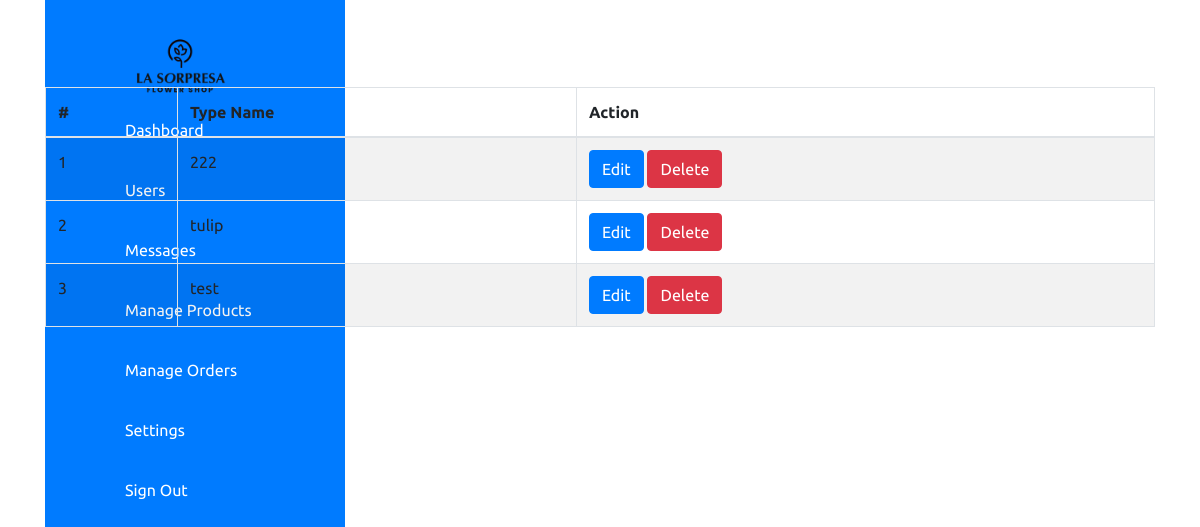
The app's page /admin/settings/type.php (signed in), older data.
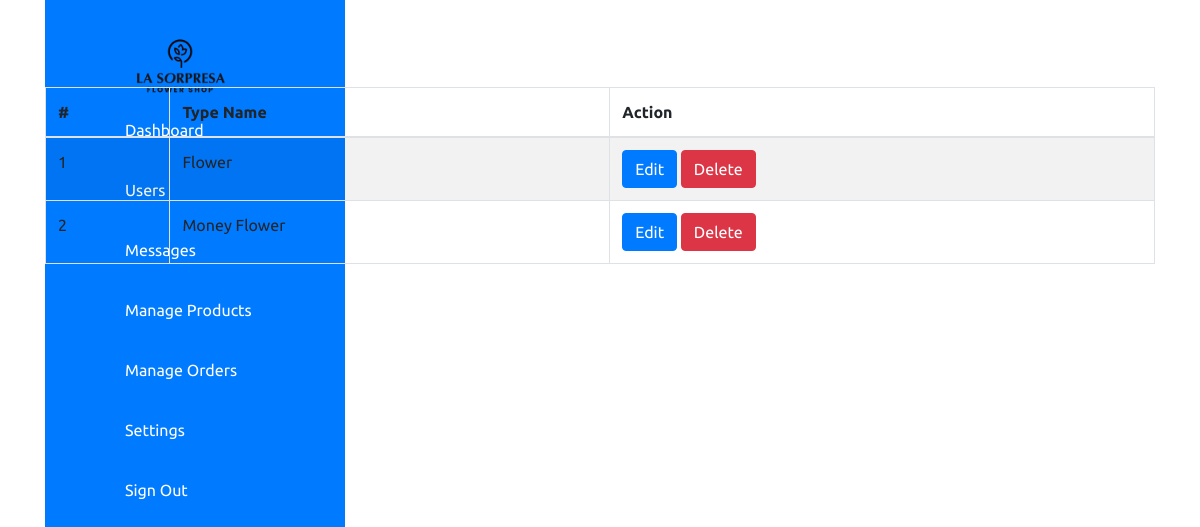
The same page, newer data.
### tables this page shows
CREATE TABLE `type` (
  `type_id` int(11) NOT NULL,
  `type_name` varchar(255) NOT NULL
);

### admin/settings/type.php (the view, shortened to what this page needs)
<?php require("../header.php") ?>
<body>
    <div class="container">
        <div class="navigation">
            <ul>
                <li>
                    <a href="#">
                        <div class="logo-container">
                            <img src="../images/logo.png" alt="Logo" class="logo" />
                        </div>
                        <span class="title"></span>
                    </a>
                </li>
                <li>
                    <a href="../dashboard.php">
                        <span class="icon">
                        </span>
                        <span class="title">Dashboard</span>
                    </a>
                </li>
                <li>
                    <a href="../users.php">
                        <span class="icon">
                        </span>
                        <span class="title">Users</span>
                    </a>
                </li>
                <li>
                    <a href="#">
                        <span class="icon">
                        </span>
                        <span class="title">Messages</span>
                    </a>
                </li>
                <li>
                    <a href="../product/product.php">
                        <span class="icon">
                        </span>
                        <span class="title">Manage Products</span>
                    </a>
                </li>
                <li>
                    <a href="#">
                        <span class="icon">
                        </span>
                        <span class="title">Manage Orders</span>
                    </a>
                </li>
                <li>
                    <a href="../settings.php">
                        <span class="icon">
                        </span>
                        <span class="title">Settings</span>
                    </a>
                </li>
                <li>
                    <a href="../logout.php">
                        <span class="icon">
                        </span>
                        <span class="title">Sign Out</span>
                    </a>
                </li>
            </ul>
        </div>
<section class="content-header">
	<div class="content-header-left">
		<h1>View Type</h1>
	</div>
	<div class="content-header-right">
		<a href="type-add.php" class="btn btn-primary btn-sm">Add New</a>
	</div>
</section>
<section class="content">
  <div class="row">
    <div class="col-md-12">
      <div class="box box-info">
        <div class="box-body table-responsive">
          <table id="example1" class="table table-bordered table-hover table-striped">
			<thead>
			    <tr>
			        <th>#</th>
			        <th>Type Name</th>
			        <th>Action</th>
			    </tr>
			</thead>
            <tbody>
            	<?php
            	$i=0;
            	$statement = $pdo->prepare("SELECT * FROM type ORDER BY type_id ASC");
            	$statement->execute();
            	$result = $statement->fetchAll(PDO::FETCH_ASSOC);
            	foreach ($result as $row) {
            		$i++;
            		?>
					<tr>
	                    <td><?php echo $i; ?></td>
	                    <td><?php echo $row['type_name']; ?></td>
	                    <td>
	                        <a href="type-edit.php?id=<?php echo $row['type_id']; ?>" class="btn btn-primary btn-xs">Edit</a>
	                        <a href="#" class="btn btn-danger btn-xs" data-href="type-delete.php?id=<?php echo $row['type_id']; ?>" data-toggle="modal" data-target="#confirm-delete">Delete</a>
                             </td>
	                </tr>
            		<?php
            	}
            	?>
            </tbody>
          </table>
        </div>
      </div>
</section>

Row changes from the older to the newer data that the page shows:
removed type: type_name "222"
removed type: type_name "tulip"
removed type: type_name "test"
added type: type_name "Flower"
added type: type_name "Money Flower"
